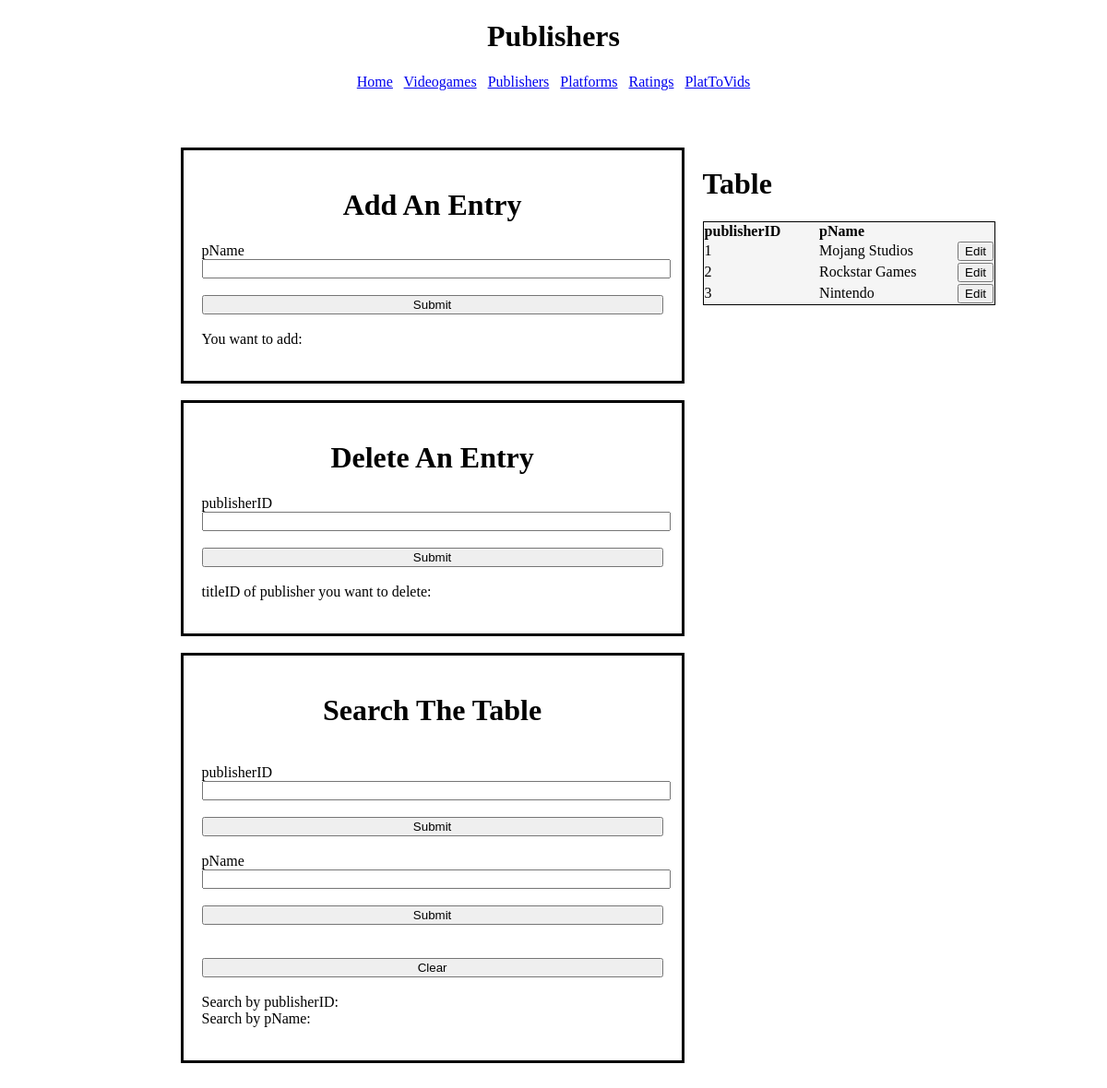
The page /publishers.php on the database its author committed.
### tables this page shows
CREATE TABLE `Publishers` (
  `publisherID` int NOT NULL AUTO_INCREMENT,
  `pName` varchar(100) NOT NULL,
  CONSTRAINT `unique_pName` UNIQUE (`pName`),
  PRIMARY KEY (`publisherID`)
);

### publishers.php (the view, shortened to what this page needs)
<!doctype html>
<html lang="en">
<head>
</head>
<body>
<?php
		$result = mysql_query("SELECT * FROM Publishers ORDER BY publisherID ASC");
		?>
	<h1 style="text-align:center;">
		Publishers
	</h1>
	<p style="text-align:center;">
		<a href="https://web.engr.oregonstate.edu/~rosenauk/cs340/">Home</a>
		<a href="https://web.engr.oregonstate.edu/~rosenauk/cs340/videogames.php">Videogames</a>
		<a href="https://web.engr.oregonstate.edu/~rosenauk/cs340/publishers.php">Publishers</a>
		<a href="https://web.engr.oregonstate.edu/~rosenauk/cs340/platforms.php">Platforms</a>
		<a href="https://web.engr.oregonstate.edu/~rosenauk/cs340/ratings.php">Ratings</a>
		<a href="https://web.engr.oregonstate.edu/~rosenauk/cs340/PlatToVids.php">PlatToVids</a>
	</p>
	<br>
	<br>
<div class="row">
	<div class="column" style="margin-left:15%;">
	<div class="section">
		<p>
			<h1 style="text-align:center;">Add An Entry</h1>
			<div class="container">
				<form>
				  <label>pName</label>
				  <input type="text" name="A_pName"><br />
				  <br>
				  <input style="width = 100px" type="submit">
				</form>
			</div>
			<br>
			You want to add:
		</p>
	</div>
	<br>
	<div class="section">
		<p>
			<h1 style="text-align:center;">Delete An Entry</h1>
			<div class="container">
				<form>
				  <label>publisherID</label>
				  <input type="number" name="D_publisherID"><br />
				  <br>
				  <input style="width = 100px" type="submit">
				</form>
			</div>
			<br>
			titleID of publisher you want to delete:
		</p>
	</div>
	<br>
	<div class="section">
		<p>
			<h1 style="text-align:center;">Search The Table</h1>
			<div class="container">
				<form>
				<br>
				  <label>publisherID</label>
				  <input type="number" name="S_publisherID"><br />
				  <br>
				  <input style="width = 100px" type="submit">
				</form>
				<form>
				<br>
				  <label>pName</label>
				  <input type="text" name="S_pName"><br />
				  <br>
				  <input style="width = 100px" type="submit">
				</form>
				<form>
				  <br>
				  <br>
				  <input style="width = 100px" type="submit" value="Clear">
				</form>
			</div>
			<br>
			Search by publisherID:
			<br>
			Search by pName:
		</p>
	</div>
	<br>
	<br>
	</div>
	<br>
	<div class="column">
	<p>
		<h1>Table</h1>
		<table style=" border:1px solid black; border-collapse: collapse; text-align: left;background-color: #F5F5F5;">
			<col width= "125px" />
			<col width= "150px" />
		  <tr>
			<th>publisherID</th>
			<th>pName</th>
			<th> </th>
		  </tr>
		  <?php
            while ($row = mysql_fetch_assoc($result)) {
                echo
                "<tr>
					<td>{$row['publisherID']}</td>
					<td>{$row['pName']}</td>
					<td><button>Edit</button></td>
				</tr>";
            }
            ?>
		</table>
	</p>
	</div>
</div>
</body>
</html>

### publishers.php (style rules this page uses)
.container { width: 500px; clear: both; }
.container input { width: 100%; clear: both; }
.section { border-style: solid; width: fit-content; padding: 20px; }
.row { display: flex; }
.column { flex: 50%; padding: 10px; height: 300px; }

### rows shown on the page
publishers: publisherID "1", pName "Mojang Studios"
publishers: publisherID "2", pName "Rockstar Games"
publishers: publisherID "3", pName "Nintendo"
